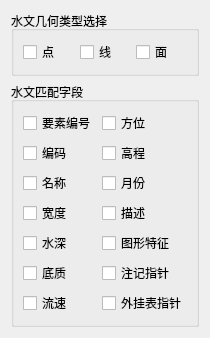
           <widget class="QWidget" name="tab_Layer_I">
            <attribute name="title">
             <string>水文</string>
            </attribute>
            <layout class="QGridLayout" name="gridLayout_50">
             <item row="0" column="0">
              <widget class="QGroupBox" name="groupBox_I_GeoType">
               <property name="title">
                <string>水文几何类型选择</string>
               </property>
               <layout class="QGridLayout" name="gridLayout_30">
                <item row="0" column="0">
                 <widget class="QCheckBox" name="checkBox_Point_I">
                  <property name="text">
                   <string>点</string>
                  </property>
                 </widget>
                </item>
                <item row="0" column="1">
                 <widget class="QCheckBox" name="checkBox_Line_I">
                  <property name="text">
                   <string>线</string>
                  </property>
                 </widget>
                </item>
                <item row="0" column="2">
                 <widget class="QCheckBox" name="checkBox_Polygon_I">
                  <property name="text">
                   <string>面</string>
                  </property>
                 </widget>
                </item>
               </layout>
              </widget>
             </item>
             <item row="1" column="0">
              <widget class="QGroupBox" name="groupBox_I">
               <property name="minimumSize">
                <size>
                 <width>0</width>
                 <height>0</height>
                </size>
               </property>
               <property name="title">
                <string>水文匹配字段</string>
               </property>
               <layout class="QGridLayout" name="gridLayout_15">
                <item row="1" column="0">
                 <widget class="QCheckBox" name="checkBox_BianMa_I">
                  <property name="text">
                   <string>编码</string>
                  </property>
                 </widget>
                </item>
                <item row="6" column="1">
                 <widget class="QCheckBox" name="checkBox_WaiGuaBiaoZhiZhen_I">
                  <property name="text">
                   <string>外挂表指针</string>
                  </property>
                 </widget>
                </item>
                <item row="6" column="0">
                 <widget class="QCheckBox" name="checkBox_LiuSu_I">
                  <property name="text">
                   <string>流速</string>
                  </property>
                 </widget>
                </item>
                <item row="1" column="1">
                 <widget class="QCheckBox" name="checkBox_GaoCheng_I">
                  <property name="text">
                   <string>高程</string>
                  </property>
                 </widget>
                </item>
                <item row="3" column="0">
                 <widget class="QCheckBox" name="checkBox_KuanDu_I">
                  <property name="text">
                   <string>宽度</string>
                  </property>
                 </widget>
                </item>
                <item row="3" column="1">
                 <widget class="QCheckBox" name="checkBox_MiaoShu_I">
                  <property name="text">
                   <string>描述</string>
                  </property>
                 </widget>
                </item>
                <item row="0" column="1">
                 <widget class="QCheckBox" name="checkBox_FangWei_I">
                  <property name="text">
                   <string>方位</string>
                  </property>
                 </widget>
                </item>
                <item row="2" column="0">
                 <widget class="QCheckBox" name="checkBox_MingCheng_I">
                  <property name="text">
                   <string>名称</string>
                  </property>
                 </widget>
                </item>
                <item row="2" column="1">
                 <widget class="QCheckBox" name="checkBox_YueFen_I">
                  <property name="text">
                   <string>月份</string>
                  </property>
                 </widget>
                </item>
                <item row="4" column="0">
                 <widget class="QCheckBox" name="checkBox_ShuiShen_I">
                  <property name="text">
                   <string>水深</string>
                  </property>
                 </widget>
                </item>
                <item row="0" column="0">
                 <widget class="QCheckBox" name="checkBox_YaoSuBianHao_I">
                  <property name="text">
                   <string>要素编号</string>
                  </property>
                 </widget>
                </item>
                <item row="4" column="1">
                 <widget class="QCheckBox" name="checkBox_TuXingTeZheng_I">
                  <property name="text">
                   <string>图形特征</string>
                  </property>
                 </widget>
                </item>
                <item row="5" column="1">
                 <widget class="QCheckBox" name="checkBox_ZhuJiZhiZhen_I">
                  <property name="text">
                   <string>注记指针</string>
                  </property>
                 </widget>
                </item>
                <item row="5" column="0">
                 <widget class="QCheckBox" name="checkBox_DiZhi_I">
                  <property name="text">
                   <string>底质</string>
                  </property>
                 </widget>
                </item>
               </layout>
              </widget>
             </item>
            </layout>
           </widget>
